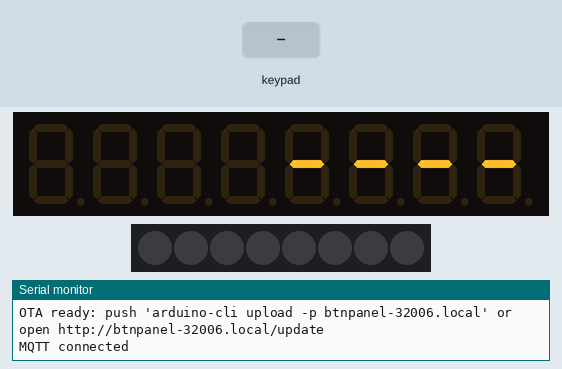
The sketch below on a simulated ESP32. Shown: 8-digit seven-segment display, 8 RGB LEDs in strip order, left to right, the last lines printed to the serial monitor. Wiring (inferred from the names in the program): TM1638 display and keys: STB GPIO 25; clock GPIO 26; DIO GPIO 27. Inputs (shaded band) come from the test bench. WiFi joins after 1.5 s; servers stay silent unless stated; no MQTT or app messages arrive unless stated.

Above: at 2.7 s.
2.8 s: key '1' pressed
At 3.9 s:
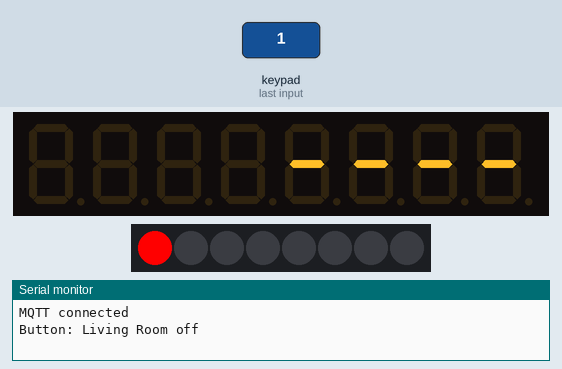
4.3 s: key '3' pressed
At 5.0 s:
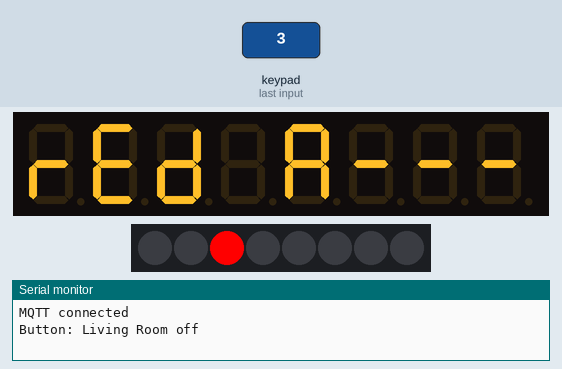
5.8 s: key '2' pressed
At 6.4 s:
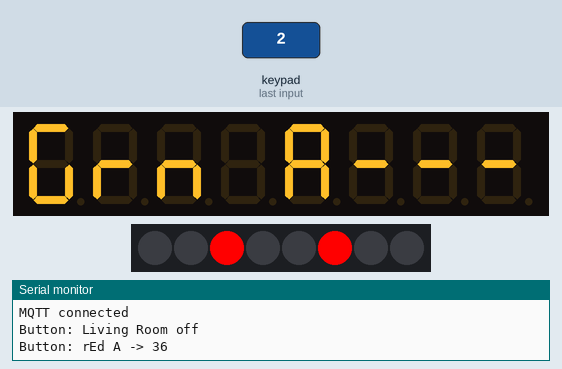
7.3 s: key '4' pressed
At 8.4 s:
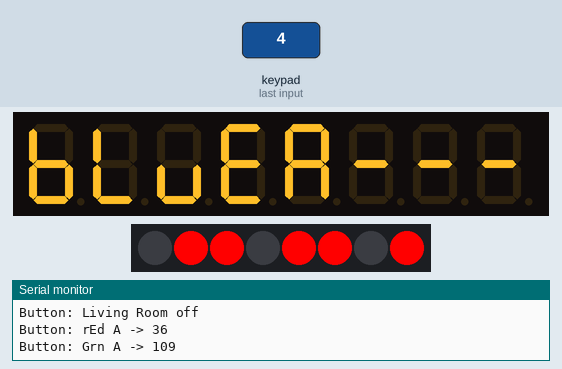
8.8 s: key '5' pressed
At 9.9 s:
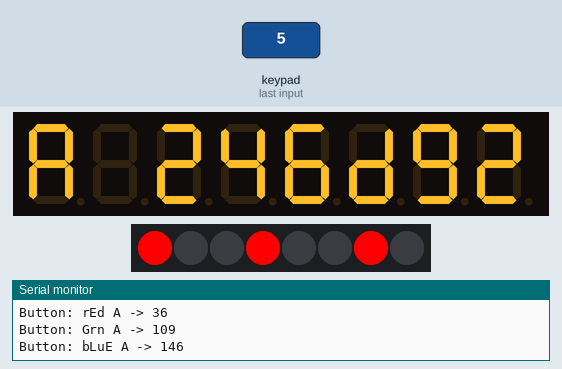
10.3 s: key '4' pressed
At 11.7 s:
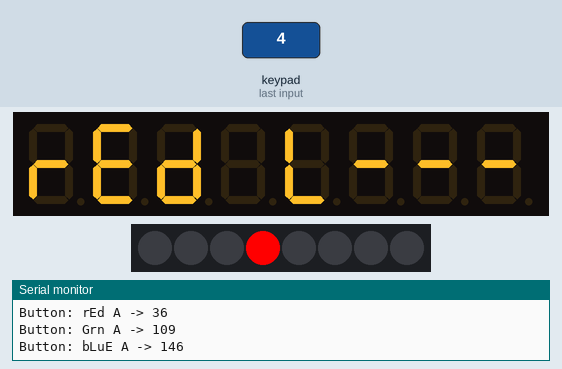
Timing chart, 0 to 16.8 s (numbered marks = the images above; inputs shaded):
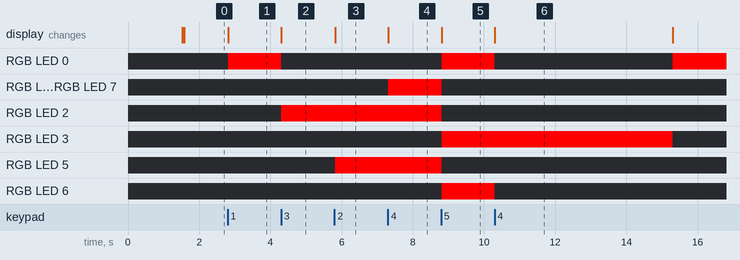

The sketch:

button_panel.ino
```cpp
/*********
Button Panel (boxchat unit 32006)
ESP32 classic + LED&KEY (TM1638)

Normal mode:
  S1: Living Room Lights (32004) off
  S2: Living Room Lights (32004) on, full white on both zones
  S3 / S4 / S5: build a colour for All / Left / Right
Building a colour asks for red, then green, then blue ("rEd A---"); answer each with S1-S8
(S1 = 0 ... S8 = 255 in eight even steps). Each answer is sent at once (red also switches that
section's white off) and shown on the LEDs in binary. At the end the display shows the colour as
hex ("L FF2449") before returning to the idle readout.
When idle the display shows white on/off (1/0), the side (A = both, L, r) and RRGGBB in hex, from 32004's
retained state (Left/Right alternate when they differ). LED 0 = lights off, LED 1 = lights on.
*********/

#include <WiFi.h>
#include <PubSubClient.h>

// LED&KEY wiring (ESP32 classic GPIOs that are not boot-strapping, flash or input-only pins).
const uint8_t TM_STB_PIN = 25;
const uint8_t TM_CLK_PIN = 26;
const uint8_t TM_DIO_PIN = 27;

// Wi-Fi and MQTT (same network and broker as the MrBox units).
const char *ssid = "test";
const char *password = "classytulip154";
const char *mqtt_broker = "192.168.1.253";
const int mqtt_port = 1883;

const int PANEL_ID = 32006; // This panel's boxchat number (claimed in the NAS registry).
const char *const STATUS_TOPIC = "boxchat/32006/status"; // online / offline (last-will).
const char *const TARGET_SET_TOPIC = "boxchat/32004/set"; // Living Room Lights, direct commands.
const char *const TARGET_STATE_TOPIC = "boxchat/32004/state"; // Retained levels JSON from the unit.

// "On" = full white on both zones with red/green/blue cleared; "Off" = the all-off command 0.
const char *const LIGHTS_ON_COMMANDS[] = {"1000", "2000", "3000", "4255", "5000", "6000", "7000", "8255"};

// Colour-building targets. Zones follow the boxchat standard: zone z, channel c (R0 G1 B2 W3)
// uses command block 4 * (z - 1) + c + 1, so Left R/G/B/W = 1/2/3/4 and Right = 5/6/7/8.
struct Target {
    uint8_t button; // 0-based button index (S3 = 2).
    char side; // Display letter: A = All, L = Left, r = Right (7-segment friendly).
    uint8_t firstZone, lastZone; // Zones 1-2 this target covers.
};
const Target TARGETS[] = {{2, 'A', 1, 2}, {3, 'L', 1, 1}, {4, 'r', 2, 2}};
const char *const COLOUR_NAMES[3] = {"rEd", "Grn", "bLuE"}; // Left 4 digits while asking.
const uint8_t LEVELS[8] = {0, 36, 73, 109, 146, 182, 219, 255}; // S1-S8 -> round(n * 255 / 7).

const uint32_t BUTTON_POLL_MS = 20; // Key scan rate; also debounces.
const uint32_t MQTT_RETRY_MS = 5000;
const uint32_t STEP_TIMEOUT_MS = 5000; // A question left unanswered this long cancels the rest.
const uint32_t RESULT_SHOW_MS = 3000; // How long the hex summary stays before the on/off display returns.

WiFiClient espClient;
PubSubClient client(espClient);
String clientId;
uint8_t lastButtons = 0;
uint32_t lastPoll = 0;
uint32_t lastMqttTry = 0;
int lightsState = -1; // -1 unknown, 0 off, 1 on (from 32004's state).
uint8_t zoneLevels[2][4] = {}; // Left and Right r, g, b, w from 32004's state.
uint8_t zonesKnown = 0; // How many zones the last state message reported (0 = nothing yet).
uint8_t idleZone = 0; // Which zone the idle display shows when Left and Right differ.
uint32_t idlePageStarted = 0;
const uint32_t IDLE_PAGE_MS = 3000; // Left/Right alternate this often when they differ.
int targetIndex = -1; // Index into TARGETS while building a colour, else -1.
uint8_t step = 0; // 0 = asking red, 1 = green, 2 = blue.
uint8_t chosen[3] = {}; // Levels picked so far in this sequence.
uint32_t modeStarted = 0; // When the current question or result display began.
bool showingResult = false; // True while the hex summary (or "no nEt") is on the display.

uint8_t ledsForByte(uint8_t value){
    uint8_t mask = 0;
    for (uint8_t bit = 0; bit < 8; bit++) {
        if (value & (0x80 >> bit)) {
            mask |= 1 << bit; // LED 0 (leftmost) shows the top bit, LED 7 the lowest.
        }
    }
    return mask;
} // Completes the byte-to-LED mapping, e.g. 0xB6 -> on off on on off on on off.

bool zonesMatch(){
    return zonesKnown < 2 || memcmp(zoneLevels[0], zoneLevels[1], 4) == 0;
} // Completes the check for "both sides show the same colour".

void showStatus(){
    tmSetLeds(lightsState == 1 ? 0b10 : lightsState == 0 ? 0b01 : 0); // LED 0 = off, LED 1 = on.
    if (zonesKnown == 0) {
        tmShowText("    ----"); // 32004's state hasn't arrived yet.
        return;
    }
    // Idle readout: white on (1) / off (0), side (A = both the same, L, r), then RRGGBB in hex.
    const uint8_t zone = zonesMatch() ? 0 : idleZone;
    const char side = zonesMatch() ? (zonesKnown == 2 ? 'A' : 'L') : (zone == 0 ? 'L' : 'r');
    const uint8_t *levels = zoneLevels[zone];
    char text[9];
    snprintf(text, sizeof(text), "%c%c%02X%02X%02X", levels[3] ? '1' : '0', side, levels[0], levels[1], levels[2]);
    tmShowText(text); // e.g. "1AFFFFFF" or "0LFF006D".
} // Completes the idle status display.

void setLightsState(int state){
    lightsState = state;
    if (targetIndex < 0 && !showingResult) {
        showStatus(); // A question or result on screen keeps priority; the status returns afterwards.
    }
} // Completes a lights-state update.

void onMessage(char *topic, byte *payload, unsigned int length){
    if (strcmp(topic, TARGET_STATE_TOPIC) != 0) {
        return;
    }
    // The state JSON's numbers come in a fixed order: top-level r,g,b,w (= zone 1), then each zone's
    // r,g,b,w from the "zones" list, e.g. {"r":1,"g":2,"b":3,"w":4,"zones":[{...},{...}]}.
    uint8_t numbers[12];
    uint8_t count = 0;
    long value = 0;
    bool inNumber = false;
    for (unsigned int i = 0; i <= length && count < 12; i++) {
        const char c = i < length ? payload[i] : ' ';
        if (c >= '0' && c <= '9') {
            value = value * 10 + (c - '0');
            inNumber = true;
        } else if (inNumber) {
            numbers[count++] = (uint8_t)constrain(value, 0, 255);
            value = 0;
            inNumber = false;
        }
    }
    if (count < 4) {
        return; // Not a levels message.
    }
    zonesKnown = count >= 12 ? 2 : 1; // Older single-zone firmware sends only the first four.
    const uint8_t first = count >= 12 ? 4 : 0; // Skip the top-level copy of zone 1 when "zones" is present.
    bool anyLit = false;
    for (uint8_t zone = 0; zone < zonesKnown; zone++) {
        for (uint8_t channel = 0; channel < 4; channel++) {
            zoneLevels[zone][channel] = numbers[first + zone * 4 + channel];
            anyLit |= zoneLevels[zone][channel] > 0;
        }
    }
    setLightsState(anyLit ? 1 : 0);
} // Completes one state update from 32004.

bool publishCommand(const char *command){
    if (!client.connected()) {
        tmShowText("no nEt  "); // Nothing was sent; the display says why.
        return false;
    }
    client.publish(TARGET_SET_TOPIC, command);
    return true;
} // Completes one command publish.

bool publishLevel(uint8_t zone, uint8_t channel, uint8_t level){
    char command[8];
    snprintf(command, sizeof(command), "%u", (4 * (zone - 1) + channel + 1) * 1000 + level); // e.g. 5255 = right red 255.
    return publishCommand(command);
} // Completes one zone-standard channel command.

void sendLights(bool on){
    if (on) {
        for (const char *command : LIGHTS_ON_COMMANDS) {
            if (!publishCommand(command)) {
                return;
            }
        }
    } else if (!publishCommand("0")) {
        return;
    }
    Serial.printf("Button: Living Room %s\n", on ? "on" : "off");
    setLightsState(on ? 1 : 0); // Shown at once; 32004's state message confirms it moments later.
} // Completes an on/off button action.

void askStep(){
    char text[9];
    snprintf(text, sizeof(text), "%-4s%c---", COLOUR_NAMES[step], TARGETS[targetIndex].side); // e.g. "Grn A---".
    tmShowText(text);
    modeStarted = millis(); // Each question gets its own timeout.
} // Completes one question on the display.

void startTarget(int index){
    targetIndex = index;
    step = 0;
    showingResult = false;
    tmSetLeds(1 << TARGETS[index].button); // The chosen target's LED until the first answer.
    askStep();
} // Completes the start of a colour sequence.

void cancelSequence(bool showNoNet){
    targetIndex = -1;
    if (showNoNet) {
        showingResult = true; // Keeps "no nEt" up briefly before the status returns.
        modeStarted = millis();
    } else {
        showStatus();
    }
} // Completes leaving a sequence early.

void answerStep(uint8_t levelButton){
    const Target &target = TARGETS[targetIndex];
    const uint8_t level = LEVELS[levelButton];
    chosen[step] = level;
    for (uint8_t zone = target.firstZone; zone <= target.lastZone; zone++) {
        if (step == 0 && !publishLevel(zone, 3, 0)) { // Red also switches white off, so the colour isn't washed out.
            cancelSequence(true);
            return;
        }
        if (!publishLevel(zone, step, level)) {
            cancelSequence(true);
            return;
        }
    }
    Serial.printf("Button: %s %c -> %u\n", COLOUR_NAMES[step], target.side, level);
    tmSetLeds(ledsForByte(level)); // The answer in binary: left four LEDs = high hex digit, right four = low.
    if (step < 2) {
        step++;
        askStep(); // On to green, then blue.
        return;
    }
    char text[9];
    snprintf(text, sizeof(text), "%c %02X%02X%02X", target.side, chosen[0], chosen[1], chosen[2]); // e.g. "L FF2449".
    tmShowText(text);
    targetIndex = -1;
    showingResult = true;
    modeStarted = millis();
} // Completes one answer; after blue, shows the colour as hex.

void handlePress(uint8_t button){
    if (targetIndex >= 0) {
        answerStep(button); // While building a colour, every button (S1-S8) is a level key.
        return;
    }
    showingResult = false;
    if (button == 0) {
        sendLights(false); // S1: off.
    } else if (button == 1) {
        sendLights(true); // S2: on.
    } else {
        for (int i = 0; i < (int)(sizeof(TARGETS) / sizeof(TARGETS[0])); i++) {
            if (TARGETS[i].button == button) {
                startTarget(i); // S3 / S4 / S5: All / Left / Right.
                return;
            }
        }
        showStatus(); // S6-S8 have no job outside a sequence.
    }
} // Completes one button press.

void connectMqtt(){
    tmShowText("Conn    ");
    if (client.connect(clientId.c_str(), STATUS_TOPIC, 0, true, "offline")) {
        client.publish(STATUS_TOPIC, "online", true);
        client.subscribe(TARGET_STATE_TOPIC); // The retained state arrives immediately.
        Serial.println("MQTT connected");
        showStatus();
    } else {
        Serial.printf("MQTT connect failed, state=%d\n", client.state());
        tmShowText("Err     ");
    }
} // Completes one MQTT connection attempt.

void setup(){
    Serial.begin(115200);
    tmBegin();
    tmShowText("boot    ");
    WiFi.mode(WIFI_STA);
    WiFi.begin(ssid, password);
    tmShowText("UUiFi   "); // Shown while joining Wi-Fi.
    while (WiFi.status() != WL_CONNECTED) {
        delay(250);
    }
    Serial.printf("WiFi connected. IP: %s\n", WiFi.localIP().toString().c_str());
    startOTA();  // Before MQTT, so the panel stays reflashable over Wi-Fi even if the broker is down.
    clientId = "ButtonPanel-" + WiFi.macAddress();
    clientId.replace(":", "");
    client.setServer(mqtt_broker, mqtt_port);
    client.setCallback(onMessage);
    connectMqtt();
} // Completes hardware, Wi-Fi and MQTT start-up.

void loop(){
    if (!client.connected() && millis() - lastMqttTry >= MQTT_RETRY_MS) {
        lastMqttTry = millis();
        connectMqtt(); // Non-blocking retry, so the buttons keep working meanwhile.
    }
    client.loop();
    handleOTA(); // Services ArduinoOTA pushes and the ElegantOTA web page.

    if (targetIndex >= 0 && millis() - modeStarted >= STEP_TIMEOUT_MS) {
        cancelSequence(false); // Unanswered question: stop here; colours already sent stay.
    }
    if (showingResult && millis() - modeStarted >= RESULT_SHOW_MS) {
        showingResult = false;
        showStatus();
    }
    if (targetIndex < 0 && !showingResult && !zonesMatch() && millis() - idlePageStarted >= IDLE_PAGE_MS) {
        idlePageStarted = millis();
        idleZone ^= 1; // Alternates the idle readout between Left and Right.
        showStatus();
    }

    if (millis() - lastPoll >= BUTTON_POLL_MS) {
        lastPoll = millis();
        const uint8_t buttons = tmReadButtons();
        const uint8_t pressed = buttons & ~lastButtons; // Acts once per press, not while held.
        lastButtons = buttons;
        for (uint8_t button = 0; button < 8; button++) {
            if (pressed & (1 << button)) {
                handlePress(button);
                break; // One press per scan keeps each answer unambiguous.
            }
        }
    }
} // Completes MQTT servicing, question timeouts and button handling.
```

ota.ino
```cpp
// Over-the-air firmware updates for the button panel, so it never needs USB again.
// OTA only works once this code is already running, so the FIRST flash that installs it
// must still be over USB; every later update can then arrive over Wi-Fi. Two paths share
// one OTA-capable partition (two app slots, so a bad upload rolls back):
//   * ArduinoOTA - push a build with arduino-cli / espota (no web page).
//   * ElegantOTA - a browser page at http://btnpanel-32006.local/update to upload a .bin.

#define ELEGANTOTA_USE_ASYNC_WEBSERVER 0 // Built-in sync WebServer, so no AsyncTCP dependency is needed.
#include <ArduinoOTA.h>
#include <ESPmDNS.h>
#include <WebServer.h>
#include <ElegantOTA.h>

// CHANGE THIS before flashing (or pass -DOTA_PASSWORD=... at build time): the only thing
// stopping another LAN device from reflashing this panel. Match the MrBox boards' password.
#ifndef OTA_PASSWORD
#define OTA_PASSWORD "boxchat-ota"
#endif
#define OTA_WEB_USER "doll" // Username for the ElegantOTA /update web page.

WebServer otaServer(80); // Serves the ElegantOTA upload page.
String otaHostname;      // mDNS name "btnpanel-32006", so the DHCP IP doesn't matter.

void startOTA() {
    otaHostname = String("btnpanel-") + PANEL_ID; // PANEL_ID is this panel's boxchat number.

    ArduinoOTA.setHostname(otaHostname.c_str());
    ArduinoOTA.setPassword(OTA_PASSWORD);
    ArduinoOTA.onStart([]() { Serial.println("ArduinoOTA: update starting"); tmShowText("UPdAtE  "); });
    ArduinoOTA.onEnd([]() { Serial.println("ArduinoOTA: update finished, rebooting"); });
    ArduinoOTA.onError([](ota_error_t error) { Serial.printf("ArduinoOTA error %u\n", error); });
    ArduinoOTA.begin(); // Starts the push listener and advertises the panel over mDNS.

    ElegantOTA.setAuth(OTA_WEB_USER, OTA_PASSWORD); // Password-protects the web upload page.
    ElegantOTA.begin(&otaServer);                   // Mounts /update on the web server.
    otaServer.begin();

    Serial.printf("OTA ready: push 'arduino-cli upload -p %s.local' or open http://%s.local/update\n",
                  otaHostname.c_str(), otaHostname.c_str());
} // Completes OTA setup so future firmware arrives over Wi-Fi instead of USB.

void handleOTA() {
    ArduinoOTA.handle();      // Services an in-progress arduino-cli / espota push.
    otaServer.handleClient(); // Services the ElegantOTA web page and any upload in flight.
    ElegantOTA.loop();        // Finalizes a completed web upload and reboots into the new image.
} // Completes one OTA service pass; call it every loop.
```

Source omitted: tm1638.ino (4627 bytes)

Measured:
- after the input at 2.8 s, RGB LED 0: off → RGB(255, 0, 0) at once
- after the input at 4.3 s, RGB LED 0: RGB(255, 0, 0) → off at once; RGB LED 2: off → RGB(255, 0, 0) at once; the display: changes at once (image 2)
- after the input at 5.8 s, RGB LED 5: off → RGB(255, 0, 0) at once; the display: changes at once (image 3)
- after the input at 7.3 s, RGB LED 1, RGB LED 4, RGB LED 7: off → RGB(255, 0, 0) at once; the display: changes at once (image 4)
- after the input at 8.8 s, RGB LED 0, RGB LED 3, RGB LED 6: off → RGB(255, 0, 0) at once; RGB LED 1, RGB LED 2, RGB LED 4, RGB LED 5, RGB LED 7: RGB(255, 0, 0) → off at once; the display: changes at once (image 5)
- after the input at 10.3 s, the display: changes at once (image 6)
